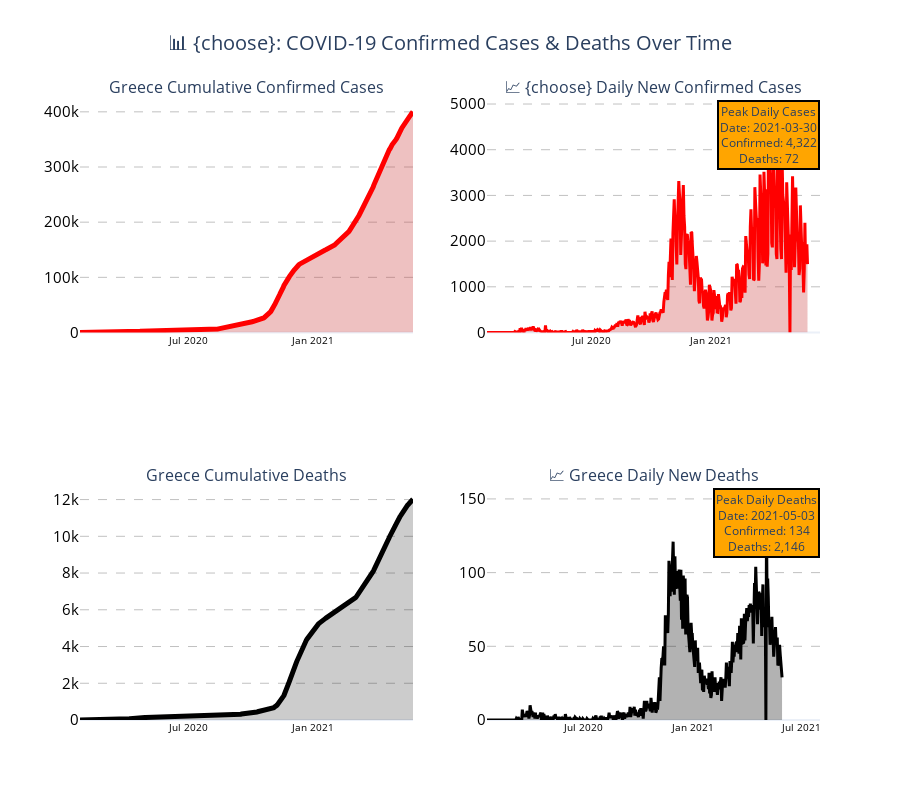

This figure's notebook cell:
### Markdown cell above
### By country

### Code cell
choose = 'Greece'
if choose == 'All':
    #Confirmed Cases Over Time
    #Set data
    confirmed_data = datalong[datalong['Status'] == 'confirmed'].copy()
    death_data = datalong[datalong['Status'] == 'death'][['Country/Province', 'Date', 'Cases','Daily_cases']].copy()
    death_data.columns = ['Country/Province', 'Date', 'Death','Daily_death']

    #Global total confirmed/death cases over time
    global_daily = confirmed_data.groupby('Date').agg({'Cases': 'sum','Daily_cases': 'sum'}).reset_index()
    death_daily = death_data.groupby('Date').agg({'Death': 'sum','Daily_death': 'sum'}).reset_index()
    global_daily = global_daily.merge(death_daily, on = ['Date'], how = 'left')

    #Create subplots
    fig = ps(rows=2, cols=2, subplot_titles=['🌍 Global Cumulative Confirmed Cases', '📈 Global Daily New Confirmed Cases',
                                            f'🌍 Global Cumulative Deaths', f'📈 Global Daily New Deaths'],
        specs=[[{"secondary_y": False}, {"secondary_y": False}],[{"secondary_y": False}, {"secondary_y": False}]]
    )
    #Plot 1: Global cumulative cases
    fig.add_trace(go.Scatter(x=global_daily['Date'], y=global_daily['Cases'],
        mode='lines',line=dict(color='red', width=5),fill='tonexty',fillcolor='rgba(200,50,50,0.3)',name='',
        hovertemplate='Date: %{x}<br>Cases: %{y}<br>Deaths: %{customdata[0]}<extra></extra>',customdata=global_daily[['Death']].values
    ), row=1, col=1)
    #Plot 2: Global daily new cases
    fig.add_trace(go.Scatter(x=global_daily['Date'], y=global_daily['Daily_cases'],
        mode='lines',line=dict(color='red', width=3),fill='tozeroy',fillcolor='rgba(200,50,50,0.3)', name='',
            hovertemplate='Date: %{x}<br>Cases: %{y}<br>Deaths: %{customdata[0]}<extra></extra>',customdata=global_daily[['Daily_death']].values
    ), row=1, col=2)
    #Plot 3: Top countries cumulative
    fig.add_trace(go.Scatter(x=global_daily['Date'], y=global_daily['Death'],
        mode='lines',line=dict(color='black', width=5),fill='tonexty',fillcolor='rgba(0,0,0,0.2)',name='',
        hovertemplate='Date: %{x}<br>Cases: %{y}<br>Confirmed: %{customdata[0]}<extra></extra>',customdata=global_daily[['Cases']].values
    ), row=2, col=1)
    #Plot 4: Top countries daily new cases
    fig.add_trace(go.Scatter(x=global_daily['Date'], y=global_daily['Daily_death'],
        mode='lines',line=dict(color='black', width=3),fill='tozeroy',fillcolor='rgba(0,0,0,0.3)', name='',
            hovertemplate='Date: %{x}<br>Cases: %{y}<br>Confirmed: %{customdata[0]}<extra></extra>',customdata=global_daily[['Daily_cases']].values
    ), row=2, col=2)
        
    #Update layout
    fig.update_layout(height=800,title={'text': '📊 Global: COVID-19 Confirmed Cases & Deaths Over Time','x': 0.5,'xanchor': 'center','font': {'size': 20}},
        showlegend=False,legend=dict(orientation="v",yanchor="top",y=0.5,xanchor="left",x=1.02),template='plotly_white')
    #Update axes
    fig.update_xaxes(showgrid=False)
    fig.update_yaxes(showgrid=True,gridcolor='grey',gridwidth=0.5,griddash='dash')
    fig.update_yaxes(tickfont=dict(size=15, color='black'))
    fig.update_xaxes(tickfont=dict(size=10, color='black'))

    #Add annotations
    max_daily_case_date = global_daily.loc[global_daily['Daily_cases'].idxmax(), 'Date']
    max_daily_case = global_daily['Daily_cases'].max()
    max_daily_death_value = global_daily['Daily_death'].iloc[global_daily['Daily_cases'].idxmax()]
    fig.add_annotation(x=max_daily_case_date,y=max_daily_case,text=f"Peak Daily Cases<br>Date: {max_daily_case_date.strftime('%Y-%m-%d')}<br>Confirmed: {max_daily_case:,.0f}<br>Deaths: {max_daily_death_value:,.0f}",
        showarrow=False,arrowhead=1,arrowsize=1,arrowwidth=3,arrowcolor="black",ax=20,ay=-30,bgcolor="orange",bordercolor="black",borderwidth=2,row=1, col=2)

    max_daily_death_date = global_daily.loc[global_daily['Daily_death'].idxmax(), 'Date']
    max_daily_death = global_daily['Daily_death'].max()
    max_daily_case_value = global_daily['Daily_cases'].iloc[global_daily['Daily_death'].idxmax()]
    fig.add_annotation(x=max_daily_death_date,y=max_daily_death,text=f"Peak Daily Deaths<br>Date: {max_daily_death_date.strftime('%Y-%m-%d')}<br>Confirmed: {max_daily_death:,.0f}<br>Deaths: {max_daily_case_value:,.0f}",
        showarrow=False,arrowhead=1,arrowsize=1,arrowwidth=3,arrowcolor="black",ax=20,ay=-30,bgcolor="orange",bordercolor="black",borderwidth=2,row=2, col=2)
    #Print
    fig.show()

    #Print summary statistics
    print("📈 Confirmed Cases Summary:\n"\
    f"• Peak daily new cases: {max_daily_case:,} on {max_daily_case_date.strftime('%Y-%m-%d')}\n"\
    f"• Peak daily deaths: {max_daily_death:,} on {max_daily_death_date.strftime('%Y-%m-%d')}\n"\
    f"• Average daily new cases: {global_daily['Daily_cases'].mean():,.0f}\n"
    f"• Average daily deaths: {global_daily['Daily_death'].mean():,.0f}"
    )
else:
    #Set data
    confirmed_data = datalong[(datalong['Country/Province'] == choose) & (datalong['Status'] == 'confirmed')].copy()
    death_data = datalong[(datalong['Country/Province'] == choose) & (datalong['Status'] == 'death')][['Country/Province', 'Date', 'Cases','Daily_cases']].copy()
    death_data.columns = ['Country/Province', 'Date', 'Death','Daily_death']

    #Global total confirmed/death cases over time
    global_daily = confirmed_data.groupby('Date').agg({'Cases': 'sum','Daily_cases': 'sum'}).reset_index()
    death_daily = death_data.groupby('Date').agg({'Death': 'sum','Daily_death': 'sum'}).reset_index()
    global_daily = global_daily.merge(death_daily, on = ['Date'], how = 'left')

    #Create subplots
    fig = ps(rows=2, cols=2, subplot_titles=[f'{choose} Cumulative Confirmed Cases', f'{choose} Daily New Confirmed Cases',
                                            f'{choose} Cumulative Deaths', f'{choose} Daily New Deaths'],
        specs=[[{"secondary_y": False}, {"secondary_y": False}],[{"secondary_y": False}, {"secondary_y": False}]]
    )
    #Plot 1: Global cumulative cases
    fig.add_trace(go.Scatter(x=global_daily['Date'], y=global_daily['Cases'],
        mode='lines',line=dict(color='red', width=5),fill='tonexty',fillcolor='rgba(200,50,50,0.3)',name='',
        hovertemplate='Date: %{x}<br>Cases: %{y}<br>Deaths: %{customdata[0]}<extra></extra>',customdata=global_daily[['Death']].values
    ), row=1, col=1)
    #Plot 2: Global daily new cases
    fig.add_trace(go.Scatter(x=global_daily['Date'], y=global_daily['Daily_cases'],
        mode='lines',line=dict(color='red', width=3),fill='tozeroy',fillcolor='rgba(200,50,50,0.3)', name='',
            hovertemplate='Date: %{x}<br>Cases: %{y}<br>Deaths: %{customdata[0]}<extra></extra>',customdata=global_daily[['Daily_death']].values
    ), row=1, col=2)
    #Plot 3: Top countries cumulative
    fig.add_trace(go.Scatter(x=global_daily['Date'], y=global_daily['Death'],
        mode='lines',line=dict(color='black', width=5),fill='tonexty',fillcolor='rgba(0,0,0,0.2)',name='',
        hovertemplate='Date: %{x}<br>Cases: %{y}<br>Confirmed: %{customdata[0]}<extra></extra>',customdata=global_daily[['Cases']].values
    ), row=2, col=1)
    #Plot 4: Top countries daily new cases
    fig.add_trace(go.Scatter(x=global_daily['Date'], y=global_daily['Daily_death'],
        mode='lines',line=dict(color='black', width=3),fill='tozeroy',fillcolor='rgba(0,0,0,0.3)', name='',
            hovertemplate='Date: %{x}<br>Cases: %{y}<br>Confirmed: %{customdata[0]}<extra></extra>',customdata=global_daily[['Daily_cases']].values
    ), row=2, col=2)
        
    #Update layout
    fig.update_layout(height=800,title={'text': '📊 {choose}: COVID-19 Confirmed Cases & Deaths Over Time','x': 0.5,'xanchor': 'center','font': {'size': 20}},
        showlegend=False,legend=dict(orientation="v",yanchor="top",y=0.5,xanchor="left",x=1.02),template='plotly_white')
    #Update axes
    fig.update_xaxes(showgrid=False); fig.update_xaxes(tickfont=dict(size=10, color='black'))
    fig.update_yaxes(showgrid=True,gridcolor='grey',gridwidth=0.5,griddash='dash'); fig.update_yaxes(tickfont=dict(size=15, color='black'))
    #fig.update_xaxes(title_text="Date"); fig.update_yaxes(title_text="Cumulative Cases", row=1, col=1); fig.update_yaxes(tickvals=list(range(0, global_daily['Cases'].max(), 5*10**7)), row = 1, col = 1)

    #Add annotations
    max_daily_case_date = global_daily.loc[global_daily['Daily_cases'].idxmax(), 'Date']
    max_daily_case = global_daily['Daily_cases'].max()
    max_daily_death_value = global_daily['Daily_death'].iloc[global_daily['Daily_cases'].idxmax()]
    fig.add_annotation(x=max_daily_case_date,y=max_daily_case,text=f"Peak Daily Cases<br>Date: {max_daily_case_date.strftime('%Y-%m-%d')}<br>Confirmed: {max_daily_case:,.0f}<br>Deaths: {max_daily_death_value:,.0f}",
        showarrow=False,arrowhead=1,arrowsize=1,arrowwidth=3,arrowcolor="black",ax=20,ay=-30,bgcolor="orange",bordercolor="black",borderwidth=2,row=1, col=2)

    max_daily_death_date = global_daily.loc[global_daily['Daily_death'].idxmax(), 'Date']
    max_daily_death = global_daily['Daily_death'].max()
    max_daily_case_value = global_daily['Daily_cases'].iloc[global_daily['Daily_death'].idxmax()]
    fig.add_annotation(x=max_daily_death_date,y=max_daily_death,text=f"Peak Daily Deaths<br>Date: {max_daily_death_date.strftime('%Y-%m-%d')}<br>Confirmed: {max_daily_death:,.0f}<br>Deaths: {max_daily_case_value:,.0f}",
        showarrow=False,arrowhead=1,arrowsize=1,arrowwidth=3,arrowcolor="black",ax=20,ay=-30,bgcolor="orange",bordercolor="black",borderwidth=2,row=2, col=2)
    #Print
    fig.show()

    #Print summary statistics
    print("📈 Confirmed Cases Summary:\n"\
    f"• Peak daily new cases: {max_daily_case:,} on {max_daily_case_date.strftime('%Y-%m-%d')}\n"\
    f"• Peak daily deaths: {max_daily_death:,} on {max_daily_death_date.strftime('%Y-%m-%d')}\n"\
    f"• Average daily new cases: {global_daily['Daily_cases'].mean():,.0f}\n"
    f"• Average daily deaths: {global_daily['Daily_death'].mean():,.0f}"
    )

### Figure 1 — Plotly figure (JSON) as saved in the notebook; plotly's stock layout.template omitted (floating-point values rounded to 4 significant figures; data arrays with more than 128 entries replaced by an {"elided": "..."} marker saying what was removed)
{"data": [{"customdata": {"elided": "494x1 int values"}, "fill": "tonexty", "fillcolor": "rgba(200,50,50,0.3)", "hovertemplate": "Date: %{x}<br>Cases: %{y}<br>Deaths: %{customdata[0]}<extra></extra>", "line": {"color": "red", "width": 5}, "mode": "lines", "name": "", "type": "scatter", "x": {"elided": "494 str values"}, "xaxis": "x", "y": {"elided": "494 int values"}, "yaxis": "y"}, {"customdata": {"elided": "494x1 float values"}, "fill": "tozeroy", "fillcolor": "rgba(200,50,50,0.3)", "hovertemplate": "Date: %{x}<br>Cases: %{y}<br>Deaths: %{customdata[0]}<extra></extra>", "line": {"color": "red", "width": 3}, "mode": "lines", "name": "", "type": "scatter", "x": {"elided": "494 str values"}, "xaxis": "x2", "y": {"elided": "494 float values"}, "yaxis": "y2"}, {"customdata": {"elided": "494x1 int values"}, "fill": "tonexty", "fillcolor": "rgba(0,0,0,0.2)", "hovertemplate": "Date: %{x}<br>Cases: %{y}<br>Confirmed: %{customdata[0]}<extra></extra>", "line": {"color": "black", "width": 5}, "mode": "lines", "name": "", "type": "scatter", "x": {"elided": "494 str values"}, "xaxis": "x3", "y": {"elided": "494 int values"}, "yaxis": "y3"}, {"customdata": {"elided": "494x1 float values"}, "fill": "tozeroy", "fillcolor": "rgba(0,0,0,0.3)", "hovertemplate": "Date: %{x}<br>Cases: %{y}<br>Confirmed: %{customdata[0]}<extra></extra>", "line": {"color": "black", "width": 3}, "mode": "lines", "name": "", "type": "scatter", "x": {"elided": "494 str values"}, "xaxis": "x4", "y": {"elided": "494 float values"}, "yaxis": "y4"}], "layout": {"annotations": [{"font": {"size": 16}, "showarrow": false, "text": "Greece Cumulative Confirmed Cases", "x": 0.225, "xanchor": "center", "xref": "paper", "y": 1, "yanchor": "bottom", "yref": "paper"}, {"font": {"size": 16}, "showarrow": false, "text": "📈 {choose} Daily New Confirmed Cases", "x": 0.775, "xanchor": "center", "xref": "paper", "y": 1, "yanchor": "bottom", "yref": "paper"}, {"font": {"size": 16}, "showarrow": false, "text": "Greece Cumulative Deaths", "x": 0.225, "xanchor": "center", "xref": "paper", "y": 0.375, "yanchor": "bottom", "yref": "paper"}, {"font": {"size": 16}, "showarrow": false, "text": "📈 Greece Daily New Deaths", "x": 0.775, "xanchor": "center", "xref": "paper", "y": 0.375, "yanchor": "bottom", "yref": "paper"}, {"arrowcolor": "black", "arrowhead": 1, "arrowsize": 1, "arrowwidth": 3, "ax": 20, "ay": -30, "bgcolor": "orange", "bordercolor": "black", "borderwidth": 2, "showarrow": false, "text": "Peak Daily Cases<br>Date: 2021-03-30<br>Confirmed: 4,322<br>Deaths: 72", "x": "2021-03-30T00:00:00", "xref": "x2", "y": 4322, "yref": "y2"}, {"arrowcolor": "black", "arrowhead": 1, "arrowsize": 1, "arrowwidth": 3, "ax": 20, "ay": -30, "bgcolor": "orange", "bordercolor": "black", "borderwidth": 2, "showarrow": false, "text": "Peak Daily Deaths<br>Date: 2021-05-03<br>Confirmed: 134<br>Deaths: 2,146", "x": "2021-05-03T00:00:00", "xref": "x4", "y": 134, "yref": "y4"}], "height": 800, "legend": {"orientation": "v", "x": 1.02, "xanchor": "left", "y": 0.5, "yanchor": "top"}, "showlegend": false, "title": {"font": {"size": 20}, "text": "📊 {choose}: COVID-19 Confirmed Cases & Deaths Over Time", "x": 0.5, "xanchor": "center"}, "xaxis": {"anchor": "y", "domain": [0, 0.45], "showgrid": false, "tickfont": {"color": "black", "size": 10}}, "xaxis2": {"anchor": "y2", "domain": [0.55, 1], "showgrid": false, "tickfont": {"color": "black", "size": 10}}, "xaxis3": {"anchor": "y3", "domain": [0, 0.45], "showgrid": false, "tickfont": {"color": "black", "size": 10}}, "xaxis4": {"anchor": "y4", "domain": [0.55, 1], "showgrid": false, "tickfont": {"color": "black", "size": 10}}, "yaxis": {"anchor": "x", "domain": [0.625, 1], "gridcolor": "grey", "griddash": "dash", "gridwidth": 0.5, "showgrid": true, "tickfont": {"color": "black", "size": 15}}, "yaxis2": {"anchor": "x2", "domain": [0.625, 1], "gridcolor": "grey", "griddash": "dash", "gridwidth": 0.5, "showgrid": true, "tickfont": {"color": "black", "size": 15}}, "yaxis3": {"anchor": "x3", "domain": [0, 0.375], "gridcolor": "grey", "griddash": "dash", "gridwidth": 0.5, "showgrid": true, "tickfont": {"color": "black", "size": 15}}, "yaxis4": {"anchor": "x4", "domain": [0, 0.375], "gridcolor": "grey", "griddash": "dash", "gridwidth": 0.5, "showgrid": true, "tickfont": {"color": "black", "size": 15}}}}
